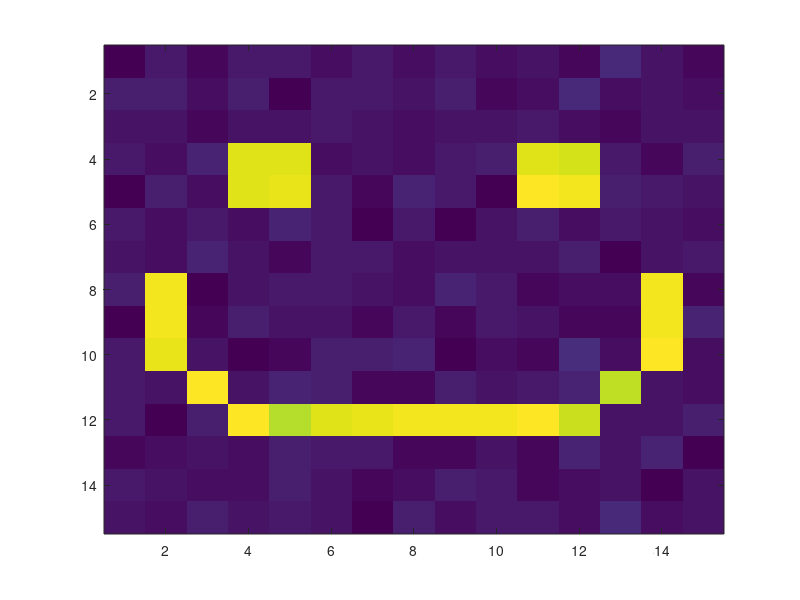

This figure's MATLAB source:
clear
close all
%% Load data
data = load("Q1.mat");
imblur = data.imblur;
imsharp = data.imsharp;
cgs_iters = 350;                 % Number of conjugate gradient descent iterations
cgs_tol = 1e-6;                 % CGS tolerance.
lambda_reg = 5e-01;

%% Function Handle
A_forward = @(z) vec(conv2(imsharp, reshape(z,15,15), 'valid'));

A_adjoint = @(z) vec(conv2(imsharp(end:-1:1, end:-1:1), reshape(z,242,242), 'valid'));

%% cgs
A1 = @(z) A_adjoint(A_forward(z)) + lambda_reg * z;
b = A_adjoint(imblur(:));

kernel = cgs(A1, b, cgs_tol, cgs_iters);
kernel = reshape(kernel, 15, 15);
imagesc(kernel)
